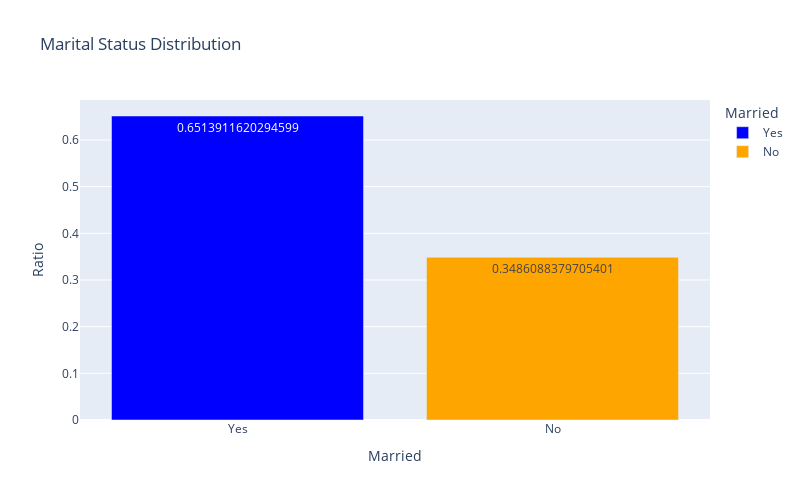

Write notebook code for a chart like this one.
### Markdown cell above
Around 81.36% of loan applicants are male.

### Code cell
#Here we create a dataframe which contains counts and ratios
married_counts = train['Married'].value_counts(normalize=True).reset_index()
married_counts.columns = ['Married', 'Percentage']

fig = px.bar(married_counts,
             x='Married',
             y='Percentage',
             text='Percentage',                           #Percentage on bar graphs
             labels={'Percentage': 'Ratio'},              #Setting the y-axis name
             color='Married',
             color_discrete_sequence=['blue', 'orange'], 
             title='Marital Status Distribution',
             hover_data={'Married': False, 'Percentage': ':.2%'},
             width=800, height=500)

fig.show()

### Figure 1 — Plotly figure (JSON) as saved in the notebook; plotly's stock layout.template omitted (floating-point values rounded to 4 significant figures)
{"data": [{"alignmentgroup": "True", "hovertemplate": "Ratio=%{text:.2%}<extra></extra>", "legendgroup": "Yes", "marker": {"color": "blue", "pattern": {"shape": ""}}, "name": "Yes", "offsetgroup": "Yes", "orientation": "v", "showlegend": true, "text": [0.6514], "textposition": "auto", "type": "bar", "x": ["Yes"], "xaxis": "x", "y": [0.6514], "yaxis": "y"}, {"alignmentgroup": "True", "hovertemplate": "Ratio=%{text:.2%}<extra></extra>", "legendgroup": "No", "marker": {"color": "orange", "pattern": {"shape": ""}}, "name": "No", "offsetgroup": "No", "orientation": "v", "showlegend": true, "text": [0.3486], "textposition": "auto", "type": "bar", "x": ["No"], "xaxis": "x", "y": [0.3486], "yaxis": "y"}], "layout": {"barmode": "relative", "height": 500, "legend": {"title": {"text": "Married"}, "tracegroupgap": 0}, "title": {"text": "Marital Status Distribution"}, "width": 800, "xaxis": {"anchor": "y", "categoryarray": ["Yes", "No"], "categoryorder": "array", "domain": [0, 1], "title": {"text": "Married"}}, "yaxis": {"anchor": "x", "domain": [0, 1], "title": {"text": "Ratio"}}}}
